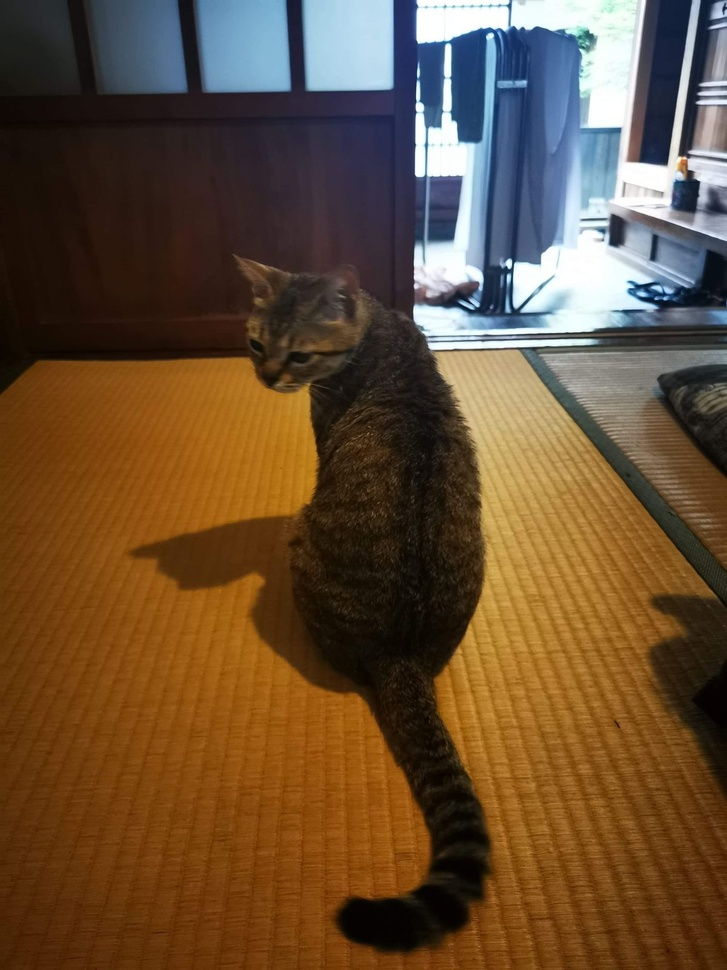
#> input picture shiomi/site/img/cat-tatami-1200.jpg, 727 x 970 px, shrunk from 1200 x 1600 before the run
$ python plan.py ../../../../shiomi/site/img/cat-tatami-1200.jpg
#> lines starting #> are read from the running program, lines starting #| are printed output that depends on the picture; after the words box and inside, x2 and y2 are one past the last pixel; in counts of white or black regions, pixels touching at a corner belong together
# plans an 8-direction route with few turns over the walk mask: python3 plan.py walk.png x0,y0 x1,y1 ... > legs.json
import sys, json, heapq, numpy as np
from PIL import Image
from scipy import ndimage as ndi
walk = np.array(Image.open(sys.argv[1]).convert('L')) > 127
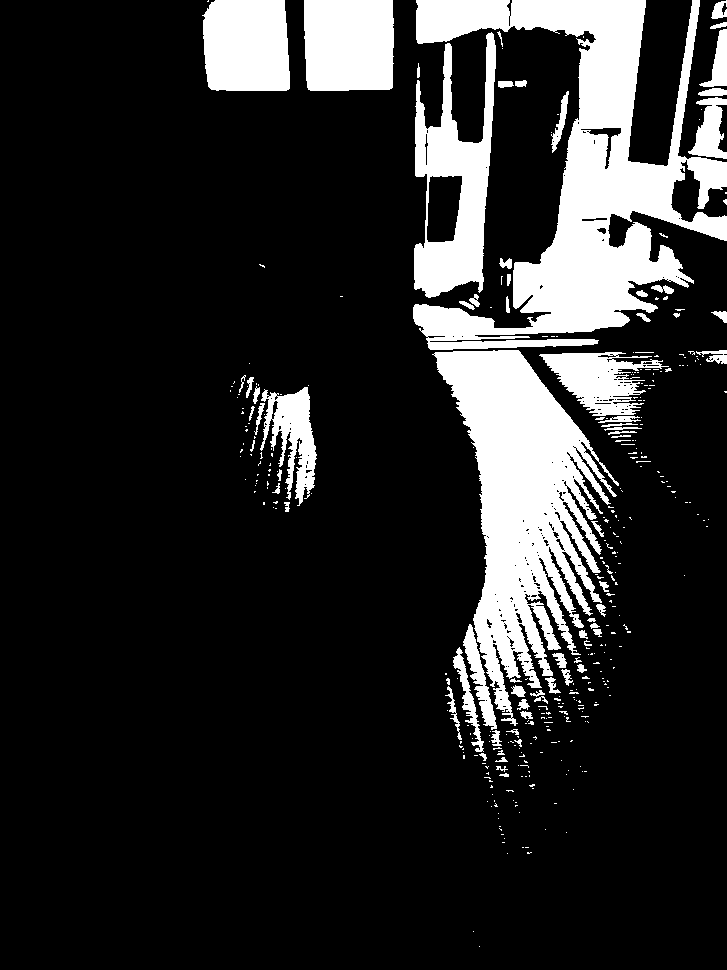
#> walk: shape (970, 727) bool; 16.4% white; 376 white regions (300 under 20 px), largest, box (x1, y1, x2, y2) and area: (413, 0, 727, 350) 41027, (432, 350, 619, 726) 31245, (414, 32, 496, 298) 10431
pts = [tuple(map(int, a.split(','))) for a in sys.argv[2:]]
G = 4
dist = ndi.distance_transform_edt(walk)
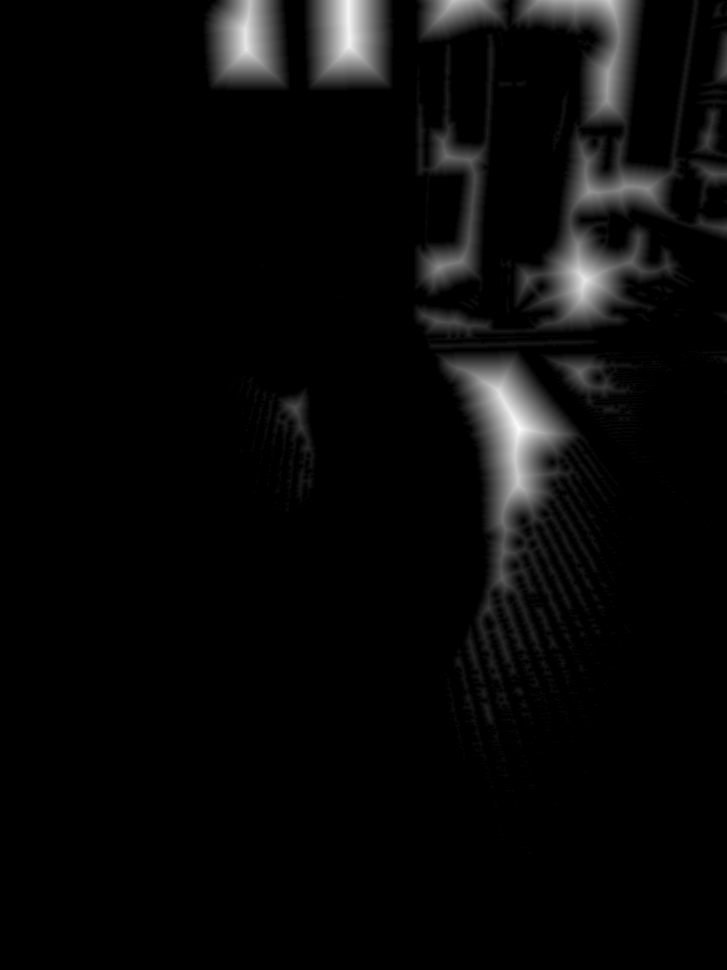
#> dist: shape (970, 727) float64; min 0, max 46.67, mean 1.7; drawn with min black and max white
H, W = walk.shape; gh, gw = H // G, W // G
#> after `H, W = walk.shape`: H = 970; W = 727
#> after `gh, gw = (H // G, W // G)`: gh = 242; gw = 181
dg = dist[G // 2::G, G // 2::G][:gh, :gw]
ok = dg >= 9
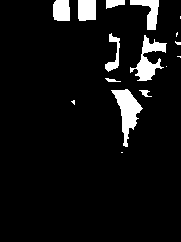
#> ok: shape (242, 181) bool; 6.8% white; 16 white regions (7 under 20 px), largest, box (x1, y1, x2, y2) and area: (111, 89, 143, 147) 770, (130, 35, 167, 81) 659, (130, 0, 159, 30) 381
D8 = [(1,0),(1,1),(0,1),(-1,1),(-1,0),(-1,-1),(0,-1),(1,-1)]
def plan(a, b):
    sa = (a[1] // G, a[0] // G); sb = (b[1] // G, b[0] // G)
    for s in (sa, sb):
        if not ok[s]: print('not clear', s[1]*G, s[0]*G, dg[s], file=sys.stderr)
    best = {}; pq = []
    for d in range(8): heapq.heappush(pq, (0, sa[0], sa[1], d)); best[(sa[0], sa[1], d)] = 0
    prev = {}
    while pq:
        c, y, x, d = heapq.heappop(pq)
        if best.get((y, x, d), 1e18) < c: continue
        if (y, x) == sb: end = (y, x, d); break
        for nd in (d, (d+1) % 8, (d+7) % 8, (d+2) % 8, (d+6) % 8):
            dx, dy = D8[nd]; ny, nx = y + dy, x + dx
            if not (0 <= ny < gh and 0 <= nx < gw and ok[ny, nx]): continue
            step = (1.414 if dx and dy else 1) * (1 + 6 / max(1, dg[ny, nx] - 6))
            nc = c + step + (0 if nd == d else 14)
            k = (ny, nx, nd)
            if nc < best.get(k, 1e18): best[k] = nc; prev[k] = (y, x, d); heapq.heappush(pq, (nc, ny, nx, nd))
    path = [end]
    while path[-1] in prev: path.append(prev[path[-1]])
    path = path[::-1]
    legs = []; cur = None
    for (y, x, d) in path[1:]:
        if d != cur: legs.append([d, x * G + G // 2, y * G + G // 2]); cur = d
        else: legs[-1][1:] = [x * G + G // 2, y * G + G // 2]
    return legs
out = []
for a, b in zip(pts, pts[1:]): out.append(plan(a, b))
json.dump(out, sys.stdout)
for L in out: print(len(L), 'legs', L, file=sys.stderr)

$ run again, on shiomi/site/img/exterior-night-1200.jpg
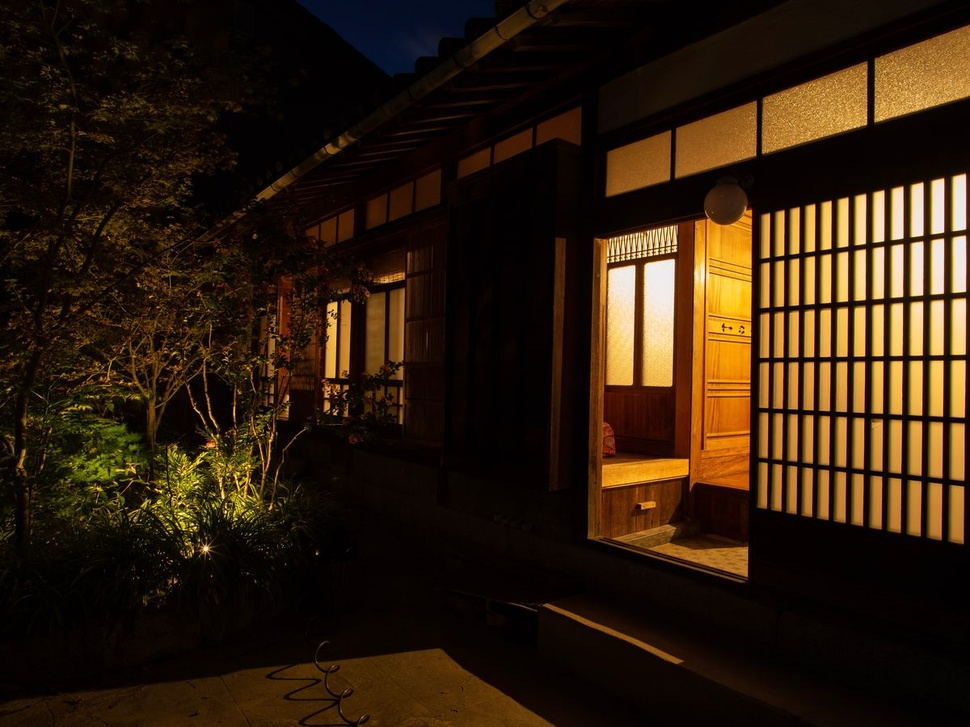
#> input picture shiomi/site/img/exterior-night-1200.jpg, 970 x 727 px, shrunk from 1200 x 900 before the run
#> `walk = np.array(Image.open(sys.argv[1]).convert('L')) > 127`:
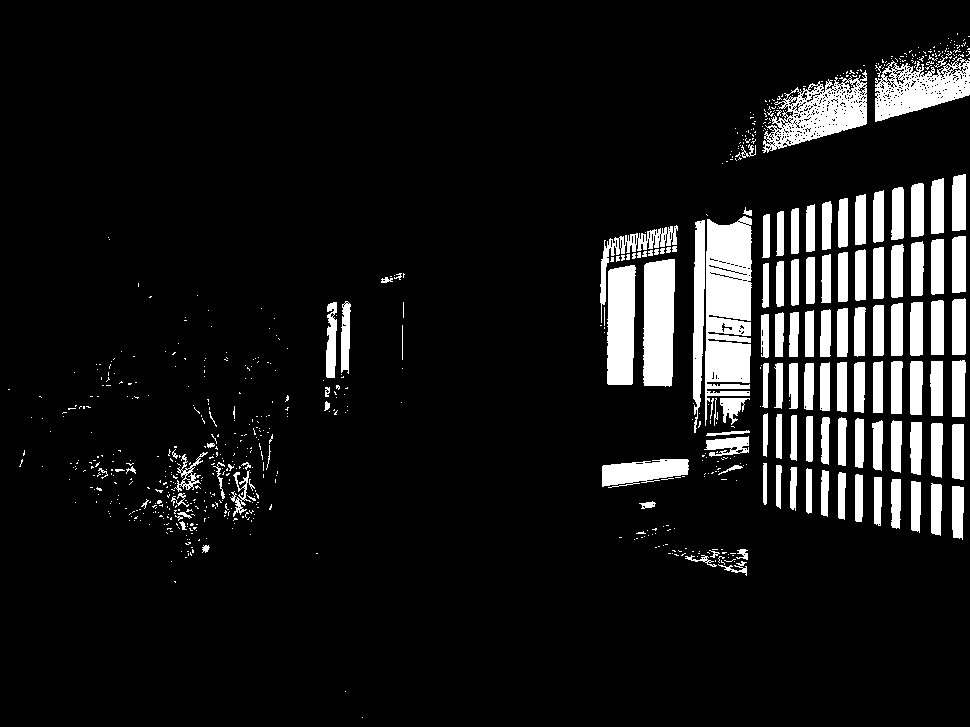
#> walk: shape (727, 970) bool; 9.6% white; 751 white regions (622 under 20 px), largest, box (x1, y1, x2, y2) and area: (705, 216, 752, 426) 7332, (762, 70, 867, 153) 3932, (643, 259, 675, 387) 3747
#> `ok = dg >= 9`:
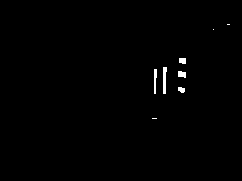
#> ok: shape (181, 242) bool; 0.62% white; 8 white regions (3 under 20 px), largest, box (x1, y1, x2, y2) and area: (163, 67, 167, 94) 86, (154, 69, 157, 94) 59, (178, 71, 186, 78) 46, (179, 58, 186, 64) 39, (178, 87, 185, 93) 33

$ run again, on shiomi/site/img/goemon-bath-2-800.jpg
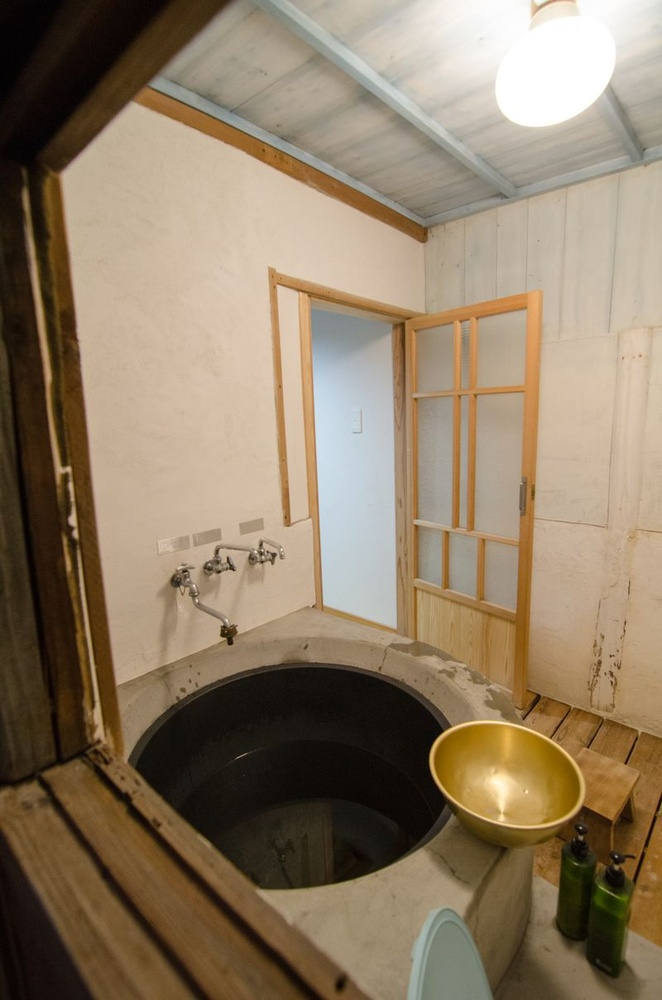
#> input picture shiomi/site/img/goemon-bath-2-800.jpg, 662 x 1000 px, shrunk from 800 x 1208 before the run
#> `walk = np.array(Image.open(sys.argv[1]).convert('L')) > 127`:
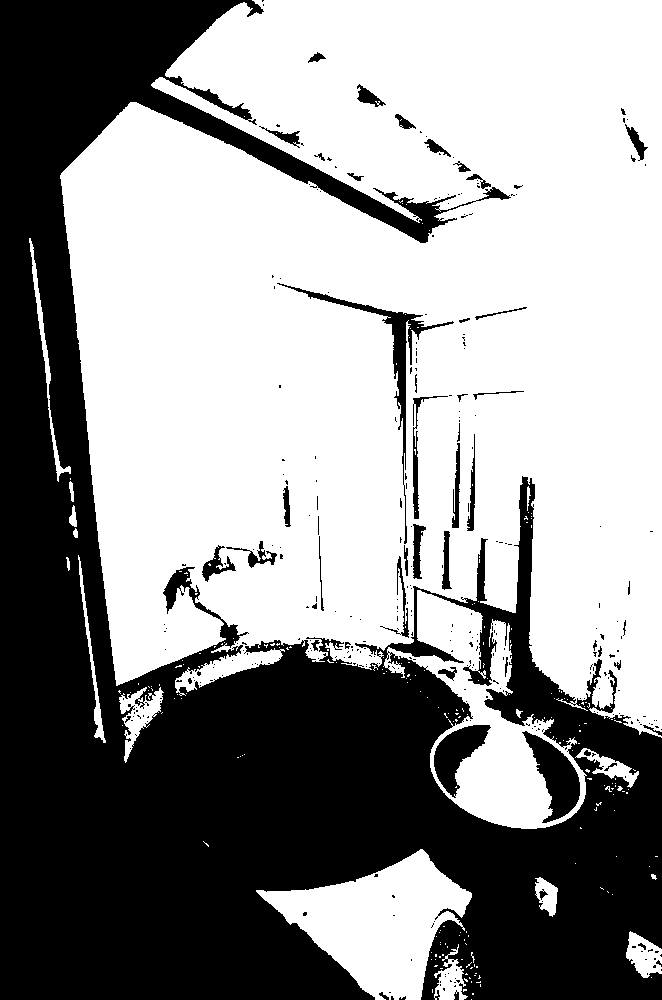
#> walk: shape (1000, 662) bool; 58.6% white; 325 black regions (276 under 20 px), largest, box (x1, y1, x2, y2) and area: (0, 0, 662, 1000) 260678, (277, 283, 454, 544) 2396, (522, 731, 580, 823) 2396
#> `ok = dg >= 9`:
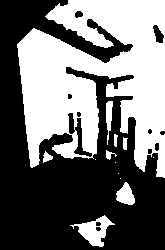
#> ok: shape (250, 165) bool; 44% white; 13 white regions (5 under 20 px), largest, box (x1, y1, x2, y2) and area: (17, 0, 165, 178) 16880, (70, 215, 115, 247) 603, (116, 182, 135, 205) 281
